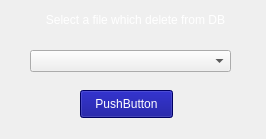
<?xml version="1.0" encoding="UTF-8"?>
<ui version="4.0">
 <class>MainWindow</class>
 <widget class="QMainWindow" name="MainWindow">
  <property name="geometry">
   <rect>
    <x>0</x>
    <y>0</y>
    <width>266</width>
    <height>139</height>
   </rect>
  </property>
  <property name="windowTitle">
   <string>MainWindow</string>
  </property>
  <property name="styleSheet">
   <string notr="true">#MainWindow { 
	background-image: url(:/image/497102554.jpg);
}</string>
  </property>
  <widget class="QWidget" name="centralwidget">
   <widget class="QComboBox" name="comboBox">
    <property name="geometry">
     <rect>
      <x>30</x>
      <y>50</y>
      <width>201</width>
      <height>22</height>
     </rect>
    </property>
   </widget>
   <widget class="QPushButton" name="confirm_button">
    <property name="geometry">
     <rect>
      <x>80</x>
      <y>90</y>
      <width>93</width>
      <height>28</height>
     </rect>
    </property>
    <property name="styleSheet">
     <string notr="true">#confirm_button{ background-color : darkBlue;color : white; }</string>
    </property>
    <property name="text">
     <string>PushButton</string>
    </property>
   </widget>
   <widget class="QLabel" name="info_label">
    <property name="geometry">
     <rect>
      <x>10</x>
      <y>10</y>
      <width>251</width>
      <height>20</height>
     </rect>
    </property>
    <property name="styleSheet">
     <string notr="true">#info_label { color : white; }</string>
    </property>
    <property name="text">
     <string>Select a file which delete from DB</string>
    </property>
    <property name="alignment">
     <set>Qt::AlignCenter</set>
    </property>
   </widget>
  </widget>
 </widget>
 <resources>
  <include location="resources.qrc"/>
 </resources>
 <connections/>
</ui>
